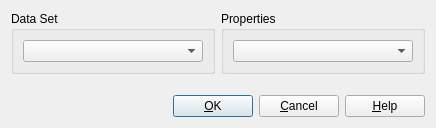
<?xml version="1.0" encoding="UTF-8"?>
<ui version="4.0">
 <class>RemovePropertyDialog</class>
 <widget class="QDialog" name="RemovePropertyDialog">
  <property name="geometry">
   <rect>
    <x>0</x>
    <y>0</y>
    <width>434</width>
    <height>127</height>
   </rect>
  </property>
  <property name="windowTitle">
   <string>Remove Property</string>
  </property>
  <property name="layoutDirection">
   <enum>Qt::LeftToRight</enum>
  </property>
  <layout class="QGridLayout" name="gridLayout_4">
   <item row="0" column="0">
    <layout class="QGridLayout" name="gridLayout_3">
     <item row="0" column="0">
      <layout class="QHBoxLayout" name="horizontalLayout">
       <item>
        <widget class="QGroupBox" name="dataSetGroupBox">
         <property name="title">
          <string>Data Set</string>
         </property>
         <layout class="QGridLayout" name="gridLayout">
          <item row="0" column="0">
           <widget class="QComboBox" name="dataSetComboBox">
            <property name="minimumSize">
             <size>
              <width>180</width>
              <height>0</height>
             </size>
            </property>
           </widget>
          </item>
         </layout>
        </widget>
       </item>
       <item>
        <spacer name="horizontalSpacer">
         <property name="orientation">
          <enum>Qt::Horizontal</enum>
         </property>
         <property name="sizeHint" stdset="0">
          <size>
           <width>40</width>
           <height>20</height>
          </size>
         </property>
        </spacer>
       </item>
       <item>
        <widget class="QGroupBox" name="propertiesGroupBox">
         <property name="title">
          <string>Properties</string>
         </property>
         <layout class="QGridLayout" name="gridLayout_2">
          <item row="0" column="0">
           <widget class="QComboBox" name="propertiesComboBox">
            <property name="minimumSize">
             <size>
              <width>180</width>
              <height>0</height>
             </size>
            </property>
           </widget>
          </item>
         </layout>
        </widget>
       </item>
      </layout>
     </item>
     <item row="1" column="0">
      <spacer name="verticalSpacer">
       <property name="orientation">
        <enum>Qt::Vertical</enum>
       </property>
       <property name="sizeType">
        <enum>QSizePolicy::Fixed</enum>
       </property>
       <property name="sizeHint" stdset="0">
        <size>
         <width>20</width>
         <height>15</height>
        </size>
       </property>
      </spacer>
     </item>
     <item row="2" column="0">
      <layout class="QHBoxLayout" name="horizontalLayout_5">
       <item>
        <spacer name="horizontalSpacer_21">
         <property name="orientation">
          <enum>Qt::Horizontal</enum>
         </property>
         <property name="sizeHint" stdset="0">
          <size>
           <width>40</width>
           <height>20</height>
          </size>
         </property>
        </spacer>
       </item>
       <item>
        <widget class="QPushButton" name="okPushButton">
         <property name="text">
          <string>&amp;OK</string>
         </property>
        </widget>
       </item>
       <item>
        <widget class="QPushButton" name="cancelPushButton">
         <property name="text">
          <string>&amp;Cancel</string>
         </property>
        </widget>
       </item>
       <item>
        <widget class="QPushButton" name="helpPushButton">
         <property name="text">
          <string>&amp;Help</string>
         </property>
        </widget>
       </item>
      </layout>
     </item>
    </layout>
   </item>
  </layout>
 </widget>
 <tabstops>
  <tabstop>dataSetComboBox</tabstop>
  <tabstop>propertiesComboBox</tabstop>
  <tabstop>okPushButton</tabstop>
  <tabstop>cancelPushButton</tabstop>
  <tabstop>helpPushButton</tabstop>
 </tabstops>
 <resources/>
 <connections/>
</ui>
